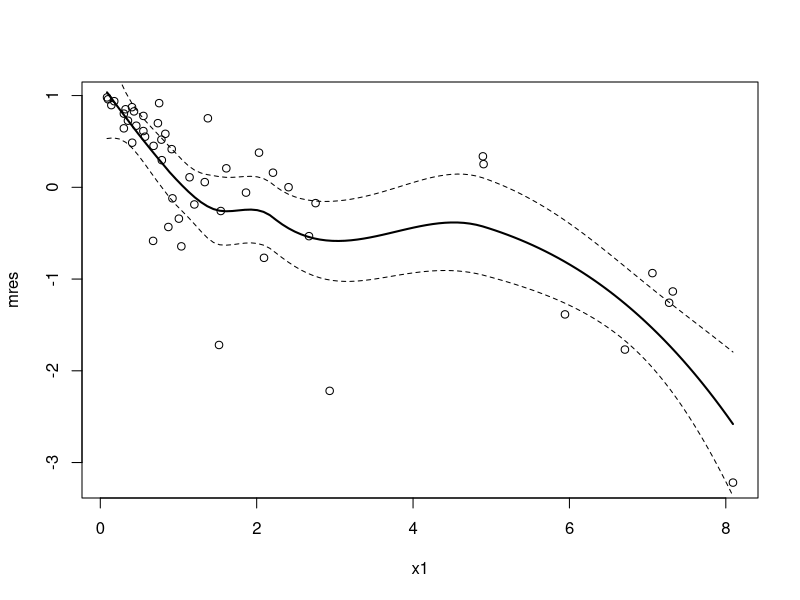
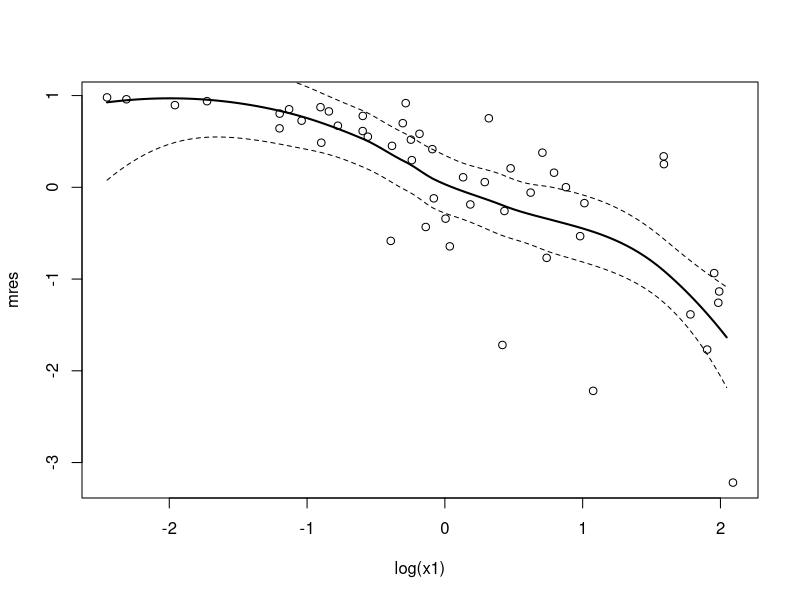
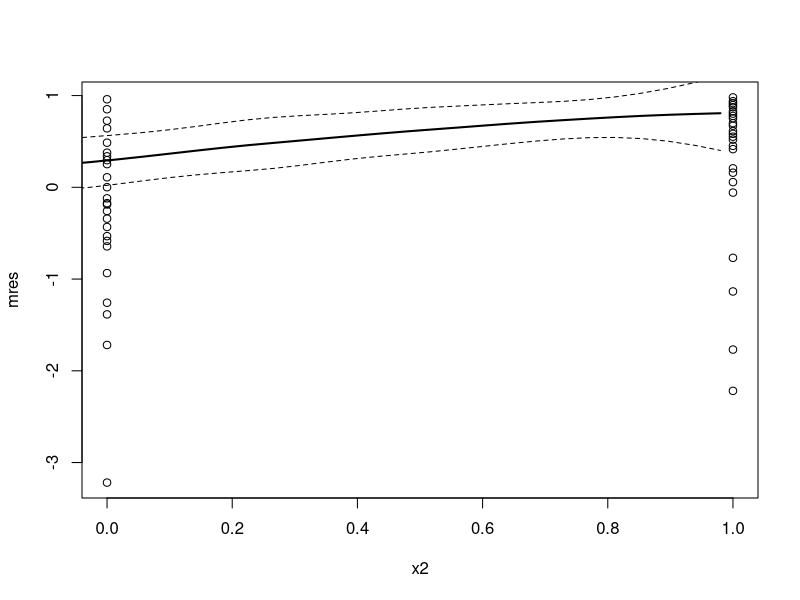
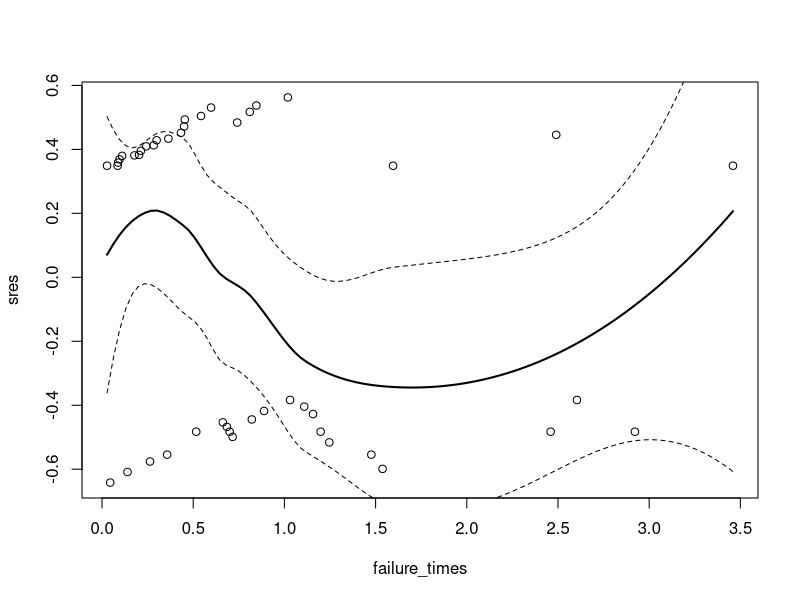
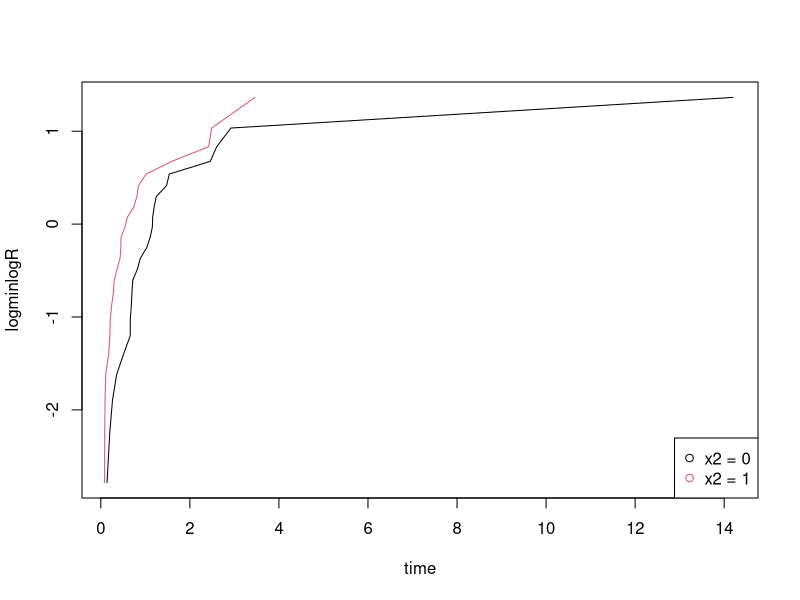
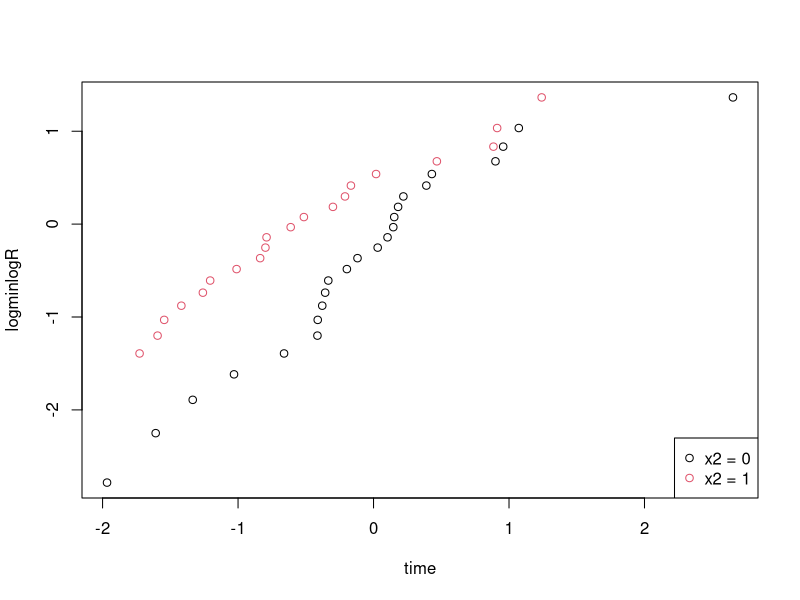
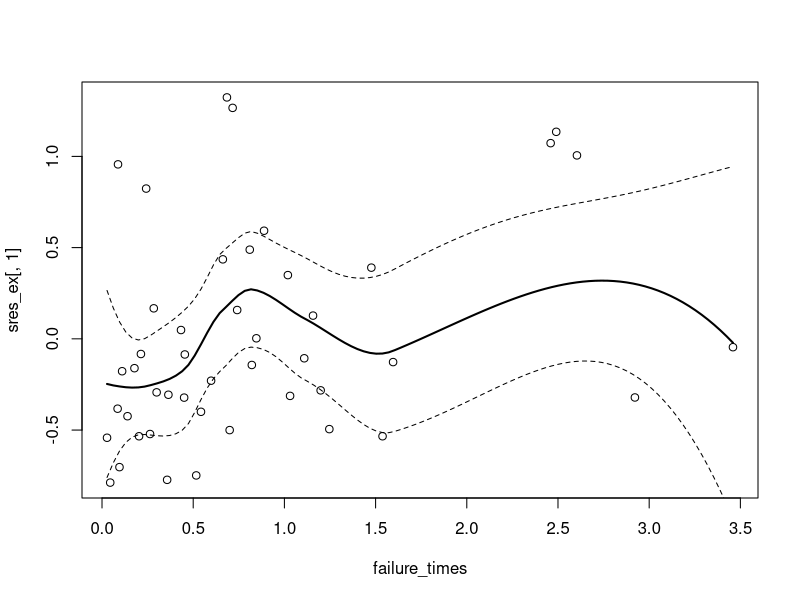
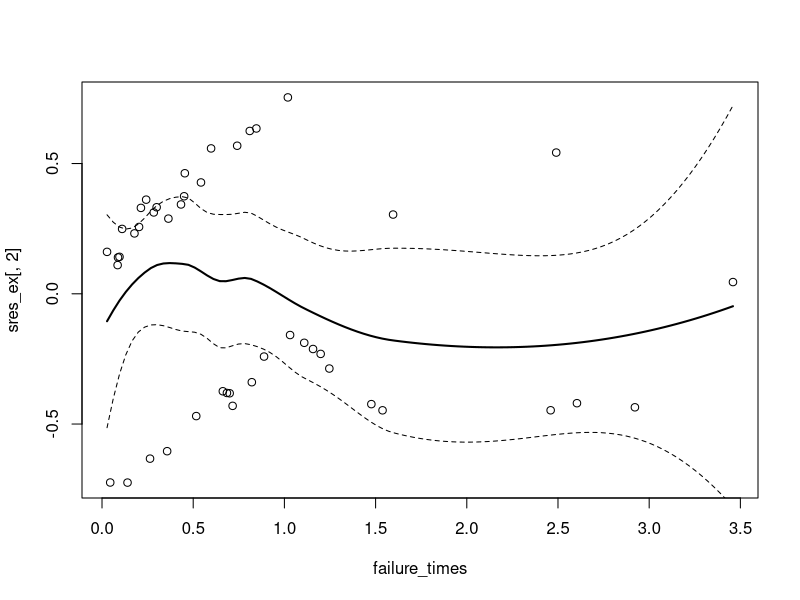

Recreate these plots in R, in order.
rm(list=ls())

## ---- preliminary
library(survival)
data <- read.table("data.dat")
attach(data)

smoothSEcurve <- function(yy, xx) {
  # use after a call to "plot"
  # fit a lowess curve and 95% confidence interval curve
  # make list of x values
  xx.list <- min(xx) + ((0:100)/100)*(max(xx) - min(xx))
  # Then fit loess function through the points (xx, yy)
  # at the listed values
  yy.xx <- predict(loess(yy ~ xx), se=T,
                   newdata=data.frame(xx=xx.list))
  lines(yy.xx$fit ~ xx.list, lwd=2)
  lines(yy.xx$fit -
          qt(0.975, yy.xx$df)*yy.xx$se.fit ~ xx.list, lty=2)
  lines(yy.xx$fit +
          qt(0.975, yy.xx$df)*yy.xx$se.fit ~ xx.list, lty=2)
}

## ---- 1
coxreg <- coxph(Surv(y, delta)~1)
mres <- residuals(coxreg, type="martingale")

plot(x1, mres)
smoothSEcurve(mres, x1)
plot(log(x1), mres)
smoothSEcurve(mres, log(x1))

plot(x2, mres)
smoothSEcurve(x2, mres)

## ---- 2
coxreg2 <- coxph(Surv(y,delta)~x2)
sres <- residuals(coxreg2,type="schoenfeld")
failure_times <- sort(y[delta==1])
failure_times <- failure_times[failure_times != 0]
plot(failure_times,sres)
smoothSEcurve(sres,failure_times)

Rhat_0 <- survfit(Surv(y) ~ x2, subset={x2==0})
n_0 = length(Rhat_0$surv)
Rhathat_0 <- (tail(Rhat_0$surv, n_0-1) + head(Rhat_0$surv, n_0-1)) / 2
time_0 <- tail(Rhat_0$time, n_0-1)
logminlogR_0 <- log(-log(Rhathat_0))

Rhat_1 <- survfit(Surv(y) ~ x2, subset={x2==1})
n_1 = length(Rhat_1$surv)
Rhathat_1 <- (tail(Rhat_1$surv, n_1-1) + head(Rhat_1$surv, n_1-1)) / 2
time_1 <- tail(Rhat_1$time, n_1-1)
logminlogR_1 <- log(-log(Rhathat_1))

plot(time_0, logminlogR_0, type="l",
     xlab="time",
     ylab="logminlogR")
lines(time_1, logminlogR_1, col=2)
legend("bottomright", legend=c("x2 = 0", "x2 = 1"), col=c(1, 2), pch=1)

plot(log(time_0), logminlogR_0, 
     xlab="time",
     ylab="logminlogR")
points(log(time_1), logminlogR_1, col=2)
legend("bottomright", legend=c("x2 = 0", "x2 = 1"), col=c(1, 2), pch=1)

## ---- 3
new_data <- data
new_data$x1 = log(new_data$x1)
coxreg_ex <- coxph(Surv(y, delta)~x1 + x2, data=new_data)
summary(coxreg_ex)

## ---- 4
sres_ex <- residuals(coxreg_ex,type="schoenfeld")
plot(failure_times,sres_ex[,1])
smoothSEcurve(sres_ex[,1], failure_times)
plot(failure_times,sres_ex[,2])
smoothSEcurve(sres_ex[,2],failure_times)

cox.zph(coxreg_ex)

## ---- 5

## ---- 6

## ---- 7

## ---- 8

## ---- 9
